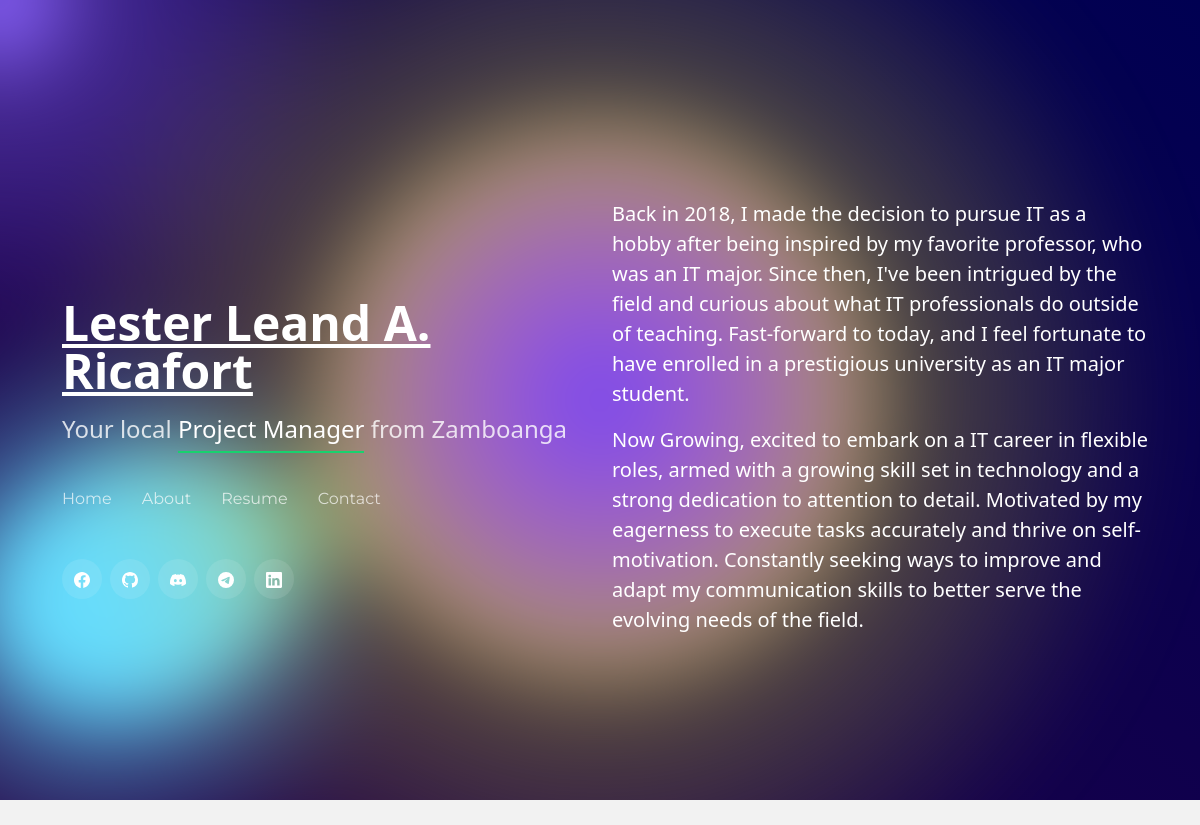
The page / on the database its author committed.
### cms/models.py (models this page shows, shortened)
class User (AbstractUser):
    intro1 = models.TextField(null = True, blank = True)
    intro2 = models.TextField(null = True, blank = True)
    picture = models.ImageField(upload_to='images/', null= True, blank=True)
    name = models.TextField( null = True, blank = True)
    facebook = models.TextField( null = True, blank = True)
    github = models.TextField( null = True, blank = True)
    discord = models.TextField( null = True, blank = True)
    linkedin = models.TextField( null = True, blank = True)
    twitter = models.TextField( null = True, blank = True)
    phrase = models.TextField( null = True, blank = True)
    description = models.TextField( null = True, blank = True)
    degree = models.TextField( null = True, blank = True)
    birthday = models.TextField( null = True, blank = True)
    phone = models.TextField(max_length=11, null = True, blank = True)
    city = models.TextField( null = True, blank = True)
    age = models.TextField( null = True, blank = True)
    email = models.TextField( null = True, blank = True)
    githubname = models.TextField( null = True, blank = True)
    htmlcheckbox = models.BooleanField(default=False)
    cssCheckbox = models.BooleanField(default=False)
    javascriptCheckbox = models.BooleanField(default=False)
    reactCheckbox = models.BooleanField(default=False)
    tailwindCheckbox = models.BooleanField(default=False)
    pythonCheckbox = models.BooleanField(default=False)
    javaCheckbox = models.BooleanField(default=False)
    MongoDBCheckbox = models.BooleanField(default=False)
    nodejsCheckbox = models.BooleanField(default=False)
    flutterCheckbox = models.BooleanField(default=False)
    kotlinCheckbox = models.BooleanField(default=False)
    troubleshootingCheckbox = models.BooleanField(default=False)
    webdevCheckbox = models.BooleanField(default=False)
    networkCheckbox = models.BooleanField(default=False)
    emailCheckbox = models.BooleanField(default=False)
    school = models.TextField( null = True, blank = True)
    gradyear = models.TextField( null = True, blank = True)
    degreeDesc = models.TextField( null = True, blank = True)
    degree2 = models.TextField( null = True, blank = True)
    school2 = models.TextField( null = True, blank = True)
    gradyear2 = models.TextField( null = True, blank = True)
    degreeDesc2 = models.TextField( null = True, blank = True)
    jobtitle = models.TextField( null = True, blank = True)
    jobyear = models.TextField( null = True, blank = True)
    companyname = models.TextField( null = True, blank = True)
    JobDescri1 = models.TextField( null = True, blank = True)
    JobDescri2 = models.TextField( null = True, blank = True)
    JobDescri3 = models.TextField( null = True, blank = True)
    JobDescri4 = models.TextField( null = True, blank = True)
    roletitle = models.TextField( null = True, blank = True)
    roleyear = models.TextField( null = True, blank = True)
    ojtcompanyname = models.TextField( null = True, blank = True)
    roleDescri1 = models.TextField( null = True, blank = True)
    roleDescri2 = models.TextField( null = True, blank = True)
    roleDescri3 = models.TextField( null = True, blank = True)
    roleDescri4 = models.TextField( null = True, blank = True)

### base/views.py (the view)
# urls.py: 2. Add a URL to urlpatterns:  path('', views.home, name='home')
def home(request):
    user = User.objects.get(id=1)
    context = {'user':user}
    return render(request,'home.html',context)

### templates/home.html (shortened to what this page needs)
{% load static %}
<!DOCTYPE html>
<html lang="en">
  <head>
    <link rel="stylesheet" href='{% static "css/main.css" %}'>
    <link href="https://cdn.jsdelivr.net/npm/bootstrap@5.3.2/dist/css/bootstrap.min.css" rel="stylesheet">
    <link href='https://unpkg.com/boxicons@2.1.4/css/boxicons.min.css' rel='stylesheet'>
    <link href='https://icons.getbootstrap.com/icons' rel='stylesheet'>
  </head>
<body>
  <div class="text-container1">
    {% include "homecontent.html"%}
  </div>
  <div class="gradient-bg">
    <div class="gradients-container">
      <div class="g1"></div>
      <div class="g2"></div>
      <div class="g3"></div>
      <div class="g4"></div>
      <div class="g5"></div>
      <div class="interactive"></div>
    </div>
  </div>
</body>
</html>

### templates/homecontent.html (shortened to what this page needs)
<header id="header">
    <div class="row">
      <div class="col">
        <div class="container-fluid">
          <h1><a href="index.html">{{user.name}}</a></h1>
          <h2>Your local <span id="role">Project Manager</span> from Zamboanga</h2>
          <nav id="navbar" class="navbar">
            <ul>
              <li><a class="nav-link active" href="#header">Home</a></li>
              <li><a class="nav-link" href="{% url 'base:about' %}">About</a></li>
              <li><a class="nav-link" href="{% url 'base:resume' %}">Resume</a></li>
              <li><a class="nav-link" href="{% url 'base:contact' %}">Contact</a></li>
            </ul>
          </nav>
          <div class="social-links">
            <a href="{{user.facebook}}" class="instagram"><i class="bi bi-instagram"></i></a>
            <a href="{{user.github}}" class="linkedin"><i class="bi bi-linkedin"></i></a>
            <a href="{{user.discord}}" class="linkedin"><i class="bi bi-linkedin"></i></a>
            <a href="{{user.twitter}}" class="linkedin"><i class="bi bi-linkedin"></i></a>
            <a href="{{user.linkedin}}" class="linkedin"><i class="bi bi-linkedin"></i></a>
          </div>
        </div>
      </div>
      <div class=" container-fluid col">
        <div class="description">
          <p>{{user.intro1}}</p>
          <p>{{user.intro2}}</p>
        </div>
      </div>
    </div>
</header>

### static/css/main.css (style rules this page uses)
html, body { font-family: "Montserrat", sans-serif; margin: 0; padding: 0; background-color: #f2f2f2; color: #333333; }
:root { --color-bg1: #240046; --color-bg2: #000052; --color1: 18, 113, 255; --color2: 221, 74, 255; --color3: 100, 220, 255; --color4: 200, 50, 50; --color5: 180, 180, 50; --color-interactive: 140, 100, 255; --circle-size: 80%; --blending: overlay; }
.gradient-bg .g1, .gradient-bg .g2, .gradient-bg .g3, .gradient-bg .g4, .gradient-bg .g5, .gradient-bg .interactive { mix-blend-mode: overlay; }
.text-container1 { z-index: 100; width: 100vw; height: 100vh; position: absolute; top: 0; left: 0; padding: 25px 50px; }
#header { position: relative; height: 100vh; display: flex; align-items: center; z-index: 1000; }
#header h1 { font-size: 48px; margin: 0; padding: 0; line-height: 1; font-weight: 700; padding-top: 100px; }
#header h1 a { color: white; }
#header h2 { font-size: 24px; margin-top: 20px; color: rgba(255, 255, 255, 0.8); }
#header h2 span { color: #fff; border-bottom: 2px solid #18d26e; padding-bottom: 6px; }
#header .social-links { margin-top: 40px; display: flex; }
#header .social-links a { font-size: 16px; display: flex; justify-content: center; align-items: center; background: rgba(255, 255, 255, 0.1); color: #fff; line-height: 1; margin-right: 8px; border-radius: 50%; width: 40px; height: 40px; }
.navbar { padding: 0; margin-top: 35px; }
.navbar ul { margin: 0; padding: 0; display: flex; list-style: none; align-items: center; }
.navbar li { position: relative; }
.navbar li+li { margin-left: 30px; }
.navbar a, .navbar a:focus { display: flex; align-items: center; justify-content: space-between; padding: 0; font-family: "Montserrat", sans-serif; font-size: 16px; font-weight: 400; color: rgba(255, 255, 255, 0.7); white-space: nowrap; }
.col { padding-left: 70px; }
p { font-size: 20px; color: white; }
.row { display: flex; }

### rows shown on the page
User: name "Lester Leand A. Ricafort", intro1 "Back in 2018, I made the decision to pursue IT as a hobby after being inspired by my favorite professor, who was an IT major. Since then, I've been intrigued by the field and curious about what IT professionals do outside of teaching. Fast-forward to today, and I feel fortunate to have enrolled in a prestigious university as an IT major student.", intro2 "Now Growing, excited to embark on a IT career in flexible roles, armed with a growing skill set in technology and a strong dedication to attention to detail. Motivated by my eagerness to execute tasks accurately and thrive on self-motivation. Constantly seeking ways to improve and adapt my communication skills to better serve the evolving needs of the field."
